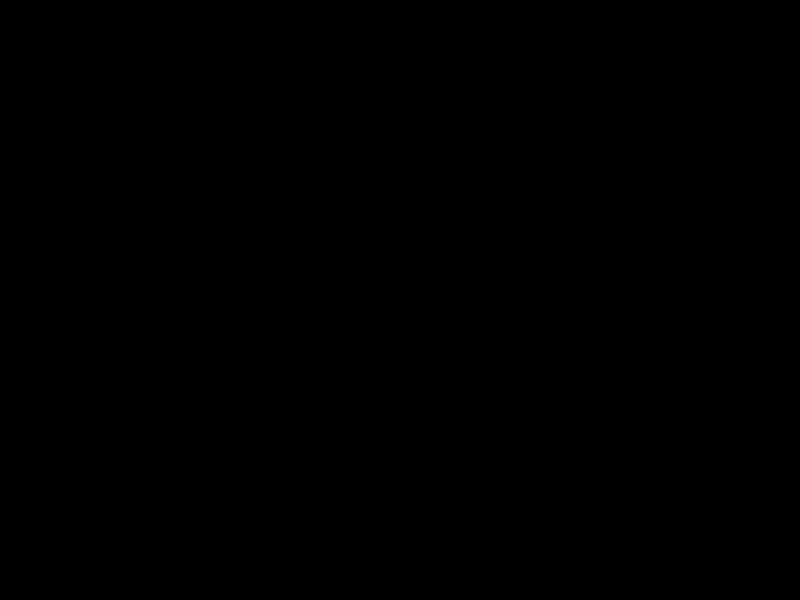
Frame 1 (no input)
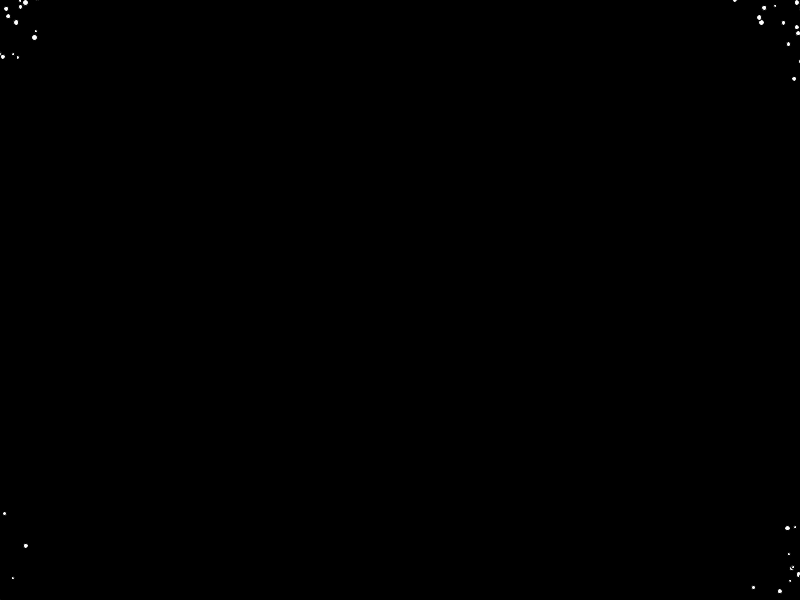
Frame 60 (the mouse pressed at the canvas centre just before this capture)
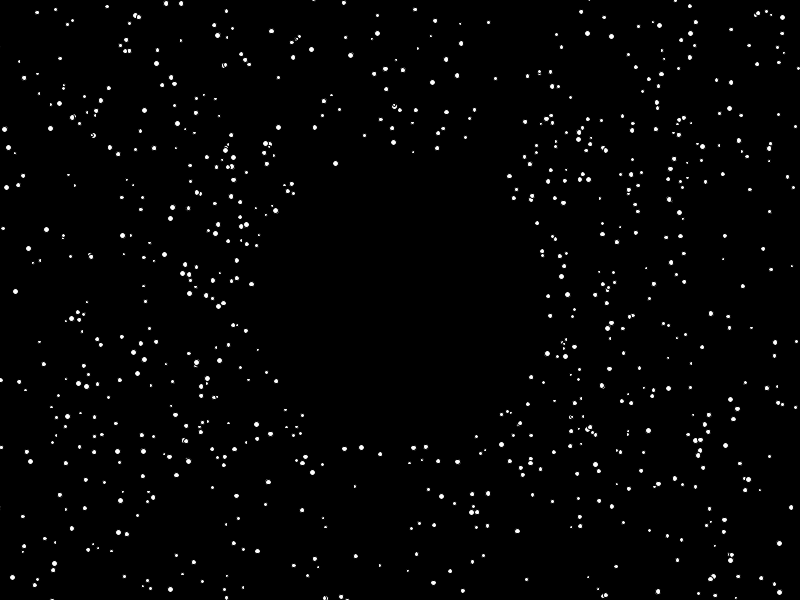
Frame 120 (the mouse held since frame 60 and released just before this capture)

The Processing sketch that drew these frames (run headless with seeded random() and noise(); from frame 60 on, the mouse is pressed at the canvas centre):

// Processing sketch: IoT_AIML_Particle
// ── IoT_AIML_Particle.pde
ArrayList<Particle2D> particles = new ArrayList<Particle2D>();
int numParticles = 1000;

void setup() {
  size(800,600);
  background(0);
  makeParticles(numParticles);
}

void draw() {
  background(0);
  for (int x = particles.size ()-1; x > -1; x--) {
    // Simulate and draw pixels
    Particle2D particle = particles.get(x);
    particle.move();
    
    particle.draw();
  }
  
}
// ── Particle.pde
class Particle2D
{
  PVector pos = new PVector(0, 0);    // position
  PVector vel = new PVector(0, 0);    // velocity
  PVector acc = new PVector(0, 0);    // acceleration
  PVector target = new PVector(0, 0); // target position

  float maxSpeed = 10.0;     // maximum speed
  float maxForce = 1.5;      // attraction force
  float particleSize = 5; 
  
  Particle2D () {   
  }
  
  Particle2D (PVector position) {
    pos = position;
  } 
  
  Particle2D(PVector p, PVector v) {
    pos = p;
    vel = v;
  }
  
  
  // particle move
  void move() {
    //float distance = dist(this.pos.x, this.pos.y, this.target.x, this.target.y);

    // create vector towards target
    PVector towardsTarget = new PVector(this.target.x, this.target.y);
    towardsTarget.sub(this.pos);
    towardsTarget.normalize();
    towardsTarget.mult(this.maxSpeed);

    // create acceleration vector
    PVector steer = new PVector(towardsTarget.x, towardsTarget.y);
    steer.sub(this.vel);
    steer.normalize();
    steer.mult(this.maxForce);
    this.acc.add(steer);

    // move particle
    this.vel.add(this.acc);
    this.pos.add(this.vel);
    this.acc.mult(0);
  }
  
  
  void draw() {
    ellipse(this.pos.x, this.pos.y, this.particleSize, this.particleSize);
  }
   

} 
// ── Utilities.pde
void makeParticles(int particlesNumber) {
  for (int i = 0; i < particlesNumber; i++) {
    Particle2D newParticle;
    newParticle = new Particle2D();
        
    PVector randomPos = generateRandomPos(width/2, height/2, (width+height)/2);
    newParticle.pos.x = randomPos.x;
    newParticle.pos.y = randomPos.y;
    
    newParticle.maxSpeed = random(2.0, 5.0);
    newParticle.maxForce = newParticle.maxSpeed*0.05;
    newParticle.particleSize = random(3, 6);
    
    // move particles towards centre of screen
    newParticle.target.x = width/2;
    newParticle.target.y = height/2;
    
    particles.add(newParticle);
  }
}

PVector generateRandomPos(int x, int y, float mag) {
  PVector randomDir = new PVector(random(0, width), random(0, height));
  
  //PVector pos = new PVector(random(0, width), random(0, height));
  PVector pos = new PVector(x, y);
  pos.sub(randomDir);
  pos.normalize();
  pos.mult(mag);
  pos.add(x, y);
  
  return pos;
}
